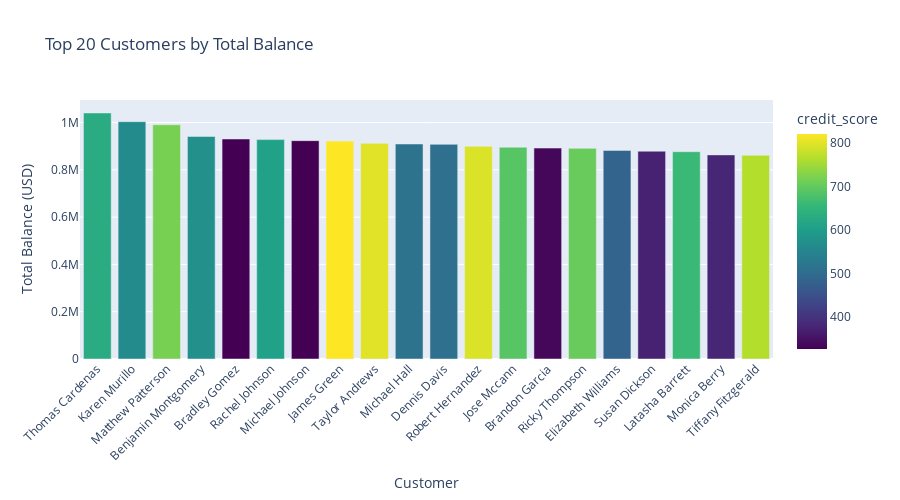

This figure's notebook cell:
### Code cell
# Visualize top customers
fig = px.bar(df_top_customers.head(20),
             x='customer_name',
             y='total_balance',
             color='credit_score',
             title='Top 20 Customers by Total Balance',
             labels={'total_balance': 'Total Balance (USD)', 'customer_name': 'Customer'},
             color_continuous_scale='Viridis')

fig.update_layout(xaxis_tickangle=-45, height=500)
fig.show()

### Figure 1 — Plotly figure (JSON) as saved in the notebook; plotly's stock layout.template omitted (floating-point values rounded to 4 significant figures)
{"data": [{"hovertemplate": "Customer=%{x}<br>Total Balance (USD)=%{y}<br>credit_score=%{marker.color}<extra></extra>", "legendgroup": "", "marker": {"color": [630, 565, 718, 574, 327, 607, 327, 821, 799, 514, 509, 794, 690, 335, 705, 484, 372, 661, 379, 765], "coloraxis": "coloraxis", "pattern": {"shape": ""}}, "name": "", "orientation": "v", "showlegend": false, "textposition": "auto", "type": "bar", "x": ["Thomas Cardenas", "Karen Murillo", "Matthew Patterson", "Benjamin Montgomery", "Bradley Gomez", "Rachel Johnson", "Michael Johnson", "James Green", "Taylor Andrews", "Michael Hall", "Dennis Davis", "Robert Hernandez", "Jose Mccann", "Brandon Garcia", "Ricky Thompson", "Elizabeth Williams", "Susan Dickson", "Latasha Barrett", "Monica Berry", "Tiffany Fitzgerald"], "xaxis": "x", "y": [1041000.0, 1004000.0, 990700.0, 941000.0, 930400.0, 927800.0, 923400.0, 921500.0, 912100.0, 909300.0, 907700.0, 899400.0, 895600.0, 892000.0, 890800.0, 882300.0, 878800.0, 876700.0, 863200.0, 861400.0], "yaxis": "y"}], "layout": {"barmode": "relative", "coloraxis": {"colorbar": {"title": {"text": "credit_score"}}, "colorscale": [[0, "#440154"], [0.1111, "#482878"], [0.2222, "#3e4989"], [0.3333, "#31688e"], [0.4444, "#26828e"], [0.5556, "#1f9e89"], [0.6667, "#35b779"], [0.7778, "#6ece58"], [0.8889, "#b5de2b"], [1, "#fde725"]]}, "height": 500, "legend": {"tracegroupgap": 0}, "title": {"text": "Top 20 Customers by Total Balance"}, "xaxis": {"anchor": "y", "domain": [0, 1], "tickangle": -45, "title": {"text": "Customer"}}, "yaxis": {"anchor": "x", "domain": [0, 1], "title": {"text": "Total Balance (USD)"}}}}
